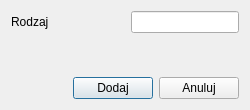
<?xml version="1.0" encoding="UTF-8"?>
<ui version="4.0">
 <class>TypeDialog</class>
 <widget class="QDialog" name="TypeDialog">
  <property name="geometry">
   <rect>
    <x>0</x>
    <y>0</y>
    <width>250</width>
    <height>110</height>
   </rect>
  </property>
  <property name="minimumSize">
   <size>
    <width>250</width>
    <height>110</height>
   </size>
  </property>
  <property name="maximumSize">
   <size>
    <width>250</width>
    <height>110</height>
   </size>
  </property>
  <property name="windowTitle">
   <string>Dialog</string>
  </property>
  <layout class="QVBoxLayout" name="verticalLayout">
   <item>
    <layout class="QHBoxLayout" name="horizontalLayout">
     <item>
      <widget class="QLabel" name="typeLabel">
       <property name="text">
        <string>Rodzaj</string>
       </property>
      </widget>
     </item>
     <item>
      <spacer name="horizontalSpacer_2">
       <property name="orientation">
        <enum>Qt::Horizontal</enum>
       </property>
       <property name="sizeHint" stdset="0">
        <size>
         <width>40</width>
         <height>20</height>
        </size>
       </property>
      </spacer>
     </item>
     <item>
      <widget class="QLineEdit" name="typeInput"/>
     </item>
    </layout>
   </item>
   <item>
    <spacer name="verticalSpacer">
     <property name="orientation">
      <enum>Qt::Vertical</enum>
     </property>
     <property name="sizeHint" stdset="0">
      <size>
       <width>20</width>
       <height>40</height>
      </size>
     </property>
    </spacer>
   </item>
   <item>
    <layout class="QHBoxLayout" name="horizontalLayout_2">
     <item>
      <spacer name="horizontalSpacer">
       <property name="orientation">
        <enum>Qt::Horizontal</enum>
       </property>
       <property name="sizeHint" stdset="0">
        <size>
         <width>40</width>
         <height>20</height>
        </size>
       </property>
      </spacer>
     </item>
     <item>
      <widget class="QPushButton" name="addBtn">
       <property name="text">
        <string>Dodaj</string>
       </property>
      </widget>
     </item>
     <item>
      <widget class="QPushButton" name="cancelBtn">
       <property name="text">
        <string>Anuluj</string>
       </property>
      </widget>
     </item>
    </layout>
   </item>
  </layout>
 </widget>
 <resources/>
 <connections/>
</ui>
